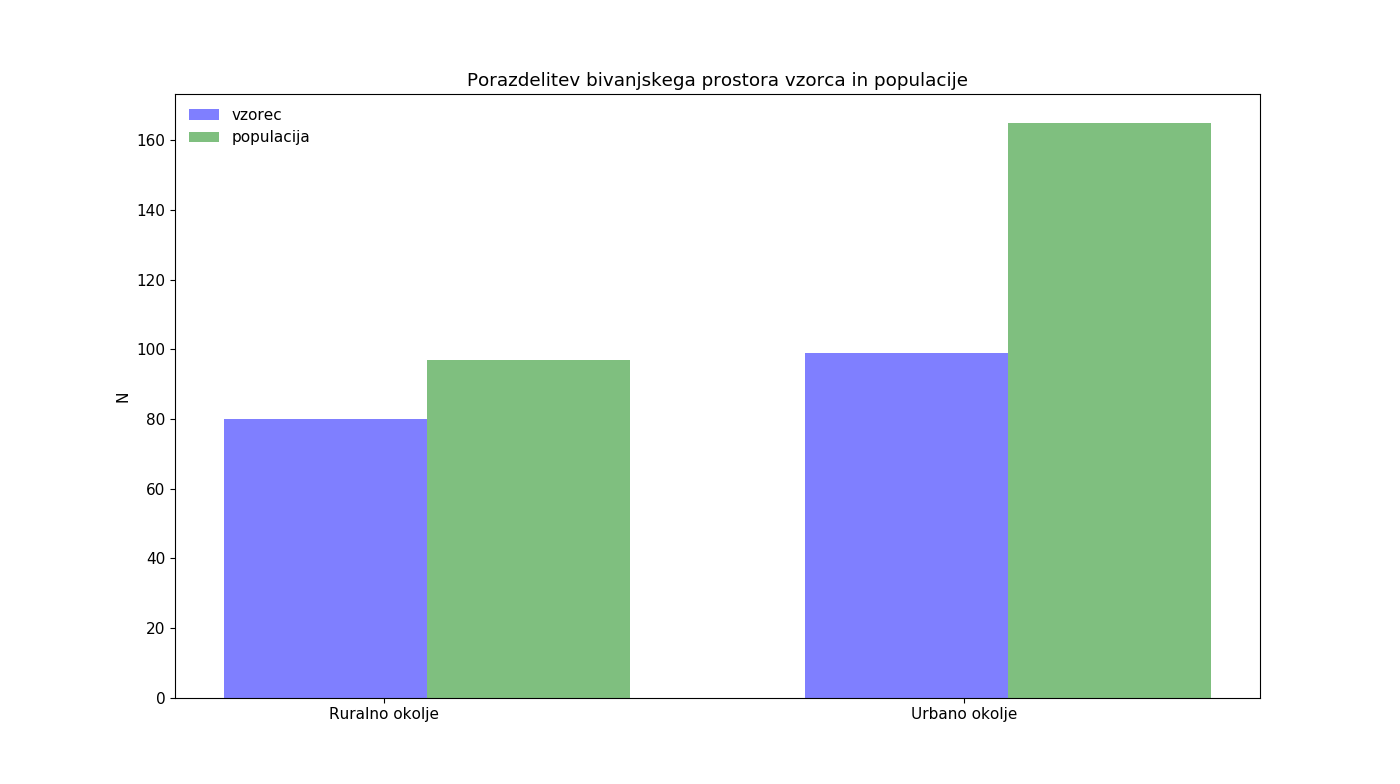

Generate this figure with Python:
# -*- coding: utf-8 -*-
"""
Created on Wed Dec 13 00:29:27 2017

@author: matic
"""

import pandas as pd
import numpy as np
import matplotlib.pyplot as plt
import math as math
from scipy import optimize
from scipy.optimize import curve_fit
from numpy.linalg import solve
from scipy.optimize import minimize
from cycler import cycler
import scipy.special as spec
import scipy.stats as stats
import timeit
plt.rc('text', usetex = False)
plt.rc('font', size = 11, family = 'serif', serif = ['Computer Modern'])
plt.rc('xtick', labelsize = 'medium')
plt.rc('ytick', labelsize = 'medium')
plt.rc('legend', frameon = False, fontsize = 'medium')
plt.rc('figure', figsize = (14,8))
plt.rc('lines', linewidth=2.0)
plt.rc('axes', prop_cycle=(cycler('color', ['darkblue', 'lightgreen', 'darkred', 'y','c', 'm', 'k'])))

vzorec = [80,99]
populacija =[97,165]
bar_width = 0.35
opacity = 0.8
objects = ('Ruralno okolje','Urbano okolje')
tick = [1,2]
tick2 = [1  + bar_width, 2 + bar_width]
tick3= [1.1,2.1]
plt.bar(tick,vzorec, bar_width,alpha=0.5, label='vzorec',color='b')
plt.bar(tick2,populacija, bar_width,alpha=0.5,label='populacija',color='g')
plt.xticks(tick3, objects)
plt.ylabel('N')
plt.title('Porazdelitev bivanjskega prostora vzorca in populacije')
plt.legend()
